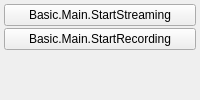
  <widget class="OBSDock" name="control4KDock">
   <property name="features">
    <set></set>
   </property>
   <property name="windowTitle">
    <string>Basic.Main.Controls</string>
   </property>
   <attribute name="dockWidgetArea">
    <number>8</number>
   </attribute>
	  <widget class="QWidget" name="controlsDockContents4K">
		  <layout class="QVBoxLayout" name="buttonsVLayout">
			  <property name="spacing">
				  <number>2</number>
			  </property>
			  <property name="leftMargin">
				  <number>4</number>
			  </property>
			  <property name="topMargin">
				  <number>4</number>
			  </property>
			  <property name="rightMargin">
				  <number>4</number>
			  </property>
			  <property name="bottomMargin">
				  <number>4</number>
			  </property>
			  <item>
				  <layout class="QHBoxLayout" name="horizontalLayout_7">
					  <item>
						  <widget class="QPushButton" name="streamButton4K">
							  <property name="enabled">
								  <bool>true</bool>
							  </property>
							  <property name="sizePolicy">
								  <sizepolicy hsizetype="Ignored" vsizetype="Fixed">
									  <horstretch>0</horstretch>
									  <verstretch>0</verstretch>
								  </sizepolicy>
							  </property>
							  <property name="minimumSize">
								  <size>
									  <width>150</width>
									  <height>0</height>
								  </size>
							  </property>
							  <property name="text">
								  <string>Basic.Main.StartStreaming</string>
							  </property>
							  <property name="checkable">
								  <bool>true</bool>
							  </property>
						  </widget>
					  </item>
				  </layout>
			  </item>
			  <item>
				  <layout class="QHBoxLayout" name="recordingLayout">
					  <property name="spacing">
						  <number>2</number>
					  </property>
					  <property name="leftMargin">
						  <number>0</number>
					  </property>
					  <property name="topMargin">
						  <number>0</number>
					  </property>
					  <property name="rightMargin">
						  <number>0</number>
					  </property>
					  <property name="bottomMargin">
						  <number>0</number>
					  </property>
					  <item>
						  <widget class="RecordButton" name="recordButton">
							  <property name="enabled">
								  <bool>true</bool>
							  </property>
							  <property name="sizePolicy">
								  <sizepolicy hsizetype="Ignored" vsizetype="Fixed">
									  <horstretch>0</horstretch>
									  <verstretch>0</verstretch>
								  </sizepolicy>
							  </property>
							  <property name="minimumSize">
								  <size>
									  <width>0</width>
									  <height>0</height>
								  </size>
							  </property>
							  <property name="text">
								  <string>Basic.Main.StartRecording</string>
							  </property>
							  <property name="checkable">
								  <bool>true</bool>
							  </property>
						  </widget>
					  </item>
				  </layout>
			  </item>
			  <item>
				  <spacer name="expVSpacer">
					  <property name="orientation">
						  <enum>Qt::Vertical</enum>
					  </property>
					  <property name="sizeHint" stdset="0">
						  <size>
							  <width>0</width>
							  <height>0</height>
						  </size>
					  </property>
				  </spacer>
			  </item>
		  </layout>
	  </widget>
  </widget>
